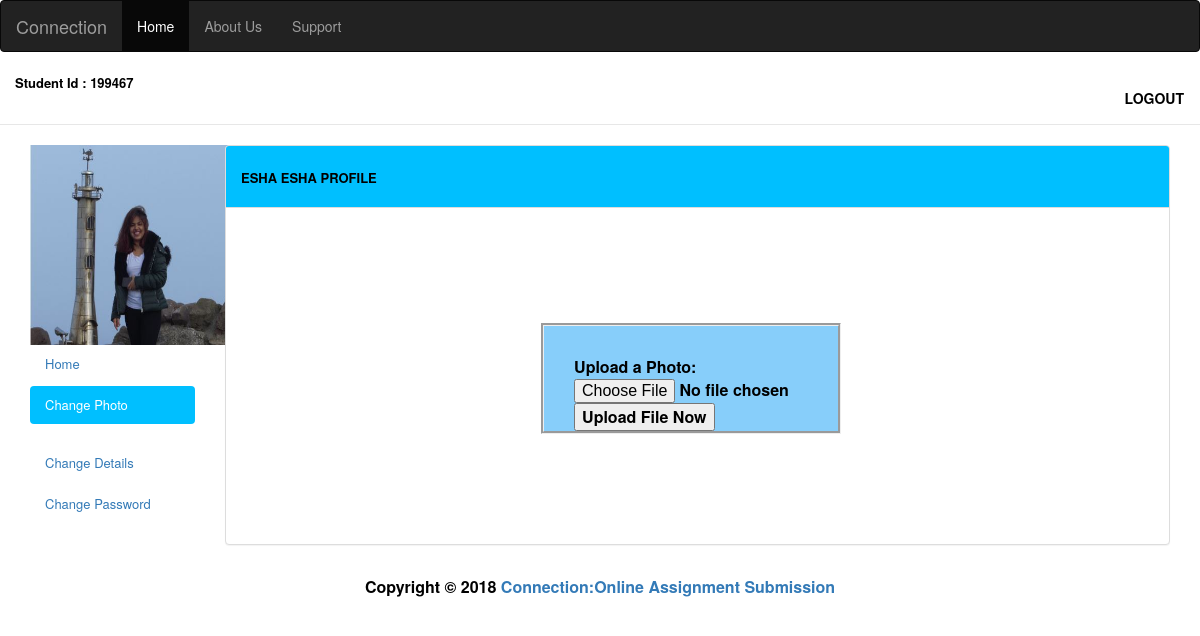
The app's page /studentpicupload.php (signed in) with its own data.
### tables this page shows
CREATE TABLE `student_user` (
  `firstname` varchar(50) NOT NULL,
  `lastname` varchar(50) NOT NULL,
  `department` varchar(50) NOT NULL,
  `email` varchar(50) NOT NULL,
  `regno` bigint(50) NOT NULL,
  `dob` date NOT NULL,
  `username` varchar(50) NOT NULL,
  `password` varchar(50) NOT NULL,
  `phone` bigint(10) NOT NULL,
  `address` varchar(250) NOT NULL,
  `student_id` int(50) NOT NULL,
  `course` varchar(50) NOT NULL,
  `img_url` varchar(100) NOT NULL
);

### studentpicupload.php (the view, shortened to what this page needs)
<?php
include ('config.php');
$sql = "SELECT firstname, student_id, lastname, course, email, phone, username,img_url FROM student_user WHERE username = '" . $_SESSION['username'] . "'";
$result = mysqli_query($db,$sql);
$row = mysqli_fetch_array($result);
?>
<!DOCTYPE html>
<html lang="en">
<head>
    <link href="//maxcdn.bootstrapcdn.com/bootstrap/3.3.0/css/bootstrap.min.css" rel="stylesheet" id="bootstrap-css">
</head>
<header>
    <nav class="navbar navbar-inverse">
        <div class="container-fluid">
            <div class="navbar-header">
                <a class="active navbar-brand" href="index.php">Connection</a>
            </div>
            <ul class="nav navbar-nav">
                <li class="active"><a href="studentdashboard.php">Home</a></li>
                <li><a href="#">About Us</a></li>
                <li><a href="#">Support</a></li>
            </ul>
        </div>
    </nav>
</header>
<nav class="navbar navbar-default navbar-static-top">
    <div class="container-fluid" style="background-color: white">
        <div class="navbar-header" >
            <p><font size="2"; color="black"> <strong> Student Id : <?php echo $row['student_id']; ?></strong></p>
        </div>
        <div class="collapse navbar-collapse" id="bs-example-navbar-collapse-1">
            <ul class="nav navbar-nav navbar-right">
                <li><a style="color: black;" class="btn" href="logout.php"><strong>LOGOUT</strong></a></li>
            </ul>
        </div>
    </div>
</nav>
<div class="container-fluid main-container">
    <div class="col-md-2 sidebar">
        <ul class="nav nav-pills nav-stacked">
            <img  class='top-image' src='profile_pictures/<?php echo $row['img_url']?>' alt="user photo" title="user photo"height="200px" width="200px">
            <li  ><a href="studentdashboard.php" >Home</a></li>
            <li ><a href="studentpicupload.php"class="active" style="background-color: deepskyblue;color: white">Change Photo</a></li>
            <li style="margin-top: 20px" ><a href="#">Change Details</a></li>
            <li><a href="passwordchange.php">Change Password</a></li>
        </ul>
    </div>
    <body>
    <div  class="col-md-10 content">
        <div style="height: 400px"class="panel panel-default">
            <div class="panel-heading" style="background-color: deepskyblue;">
                <h4 style="text-transform: uppercase"><strong><font size="2"; color="black"> <?php echo $row['firstname']." ".$row['lastname']." " ?>Profile </font> </strong></h4>
            </div>
            <div class="panel-body">
                <div style="margin-top:100px; border-style: groove;background-color: lightskyblue ;padding-top: 30px;margin-left: 300px;width: 300px;padding-left: 30px" id="profileinfo"> <strong><font size="3"; color="black">
                <form action="studentpicupload.php" method="post" enctype="multipart/form-data">
                    Upload a Photo:
                    <input type="file" name="myfile" id="fileToUpload">
                    <input type="submit" name="upload" value="Upload File Now" >
                </form>
    </body></div>
<div class="container-fluid text-center">
    <footer class=“col-md-12">
        <p class="col-md-12">
        Copyright &COPY; 2018 <a href="index.php">Connection:Online Assignment Submission</a>
        </p>
    </footer>
</div>
</html>

### records on screen
student_user: student "199467", img_url (picture), firstname "ESHA", lastname "ESHA"
